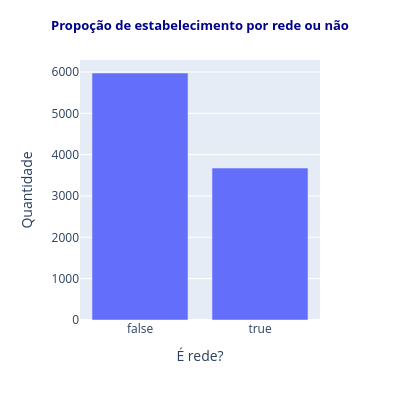

The code cell stored with this chart in its notebook:
### Markdown cell above
O gráfico mostra que pouco mais de 75% do estabelecimentos registrados na tabela são restaurantes. Logo atrás temos Fast Food (11%), Café (4,51%), e Pizza, Bar e Bakery, em torno de 3% cada

### Code cell
# Conta a quantidade de estabelecimentos por rede e não
chain_ratio = df_rest['chain'].value_counts()

# Gera um gráfico de barra
fig = px.bar(chain_ratio)
fig.update_layout(
    title={
        'text':'<b>Propoção de estabelecimento por rede ou não<b>',
        'x':0.5,
        'xanchor':'center',
        'font':{
            'size':13,
            'color': 'darkblue',
        }
    }
)

fig.update_layout(width=400, height=400,
                  xaxis_title="É rede?",
                  yaxis_title="Quantidade",
                  showlegend=False)
fig.show()

### Figure 1 — Plotly figure (JSON) as saved in the notebook; plotly's stock layout.template omitted (floating-point values rounded to 4 significant figures)
{"data": [{"hovertemplate": "variable=count<br>chain=%{x}<br>value=%{y}<extra></extra>", "legendgroup": "count", "marker": {"color": "#636efa", "pattern": {"shape": ""}}, "name": "count", "orientation": "v", "showlegend": true, "textposition": "auto", "type": "bar", "x": [false, true], "xaxis": "x", "y": [5975, 3676], "yaxis": "y"}], "layout": {"barmode": "relative", "height": 400, "legend": {"title": {"text": "variable"}, "tracegroupgap": 0}, "margin": {"t": 60}, "showlegend": false, "title": {"font": {"color": "darkblue", "size": 13}, "text": "<b>Propoção de estabelecimento por rede ou não<b>", "x": 0.5, "xanchor": "center"}, "width": 400, "xaxis": {"anchor": "y", "domain": [0, 1], "title": {"text": "É rede?"}}, "yaxis": {"anchor": "x", "domain": [0, 1], "title": {"text": "Quantidade"}}}}
